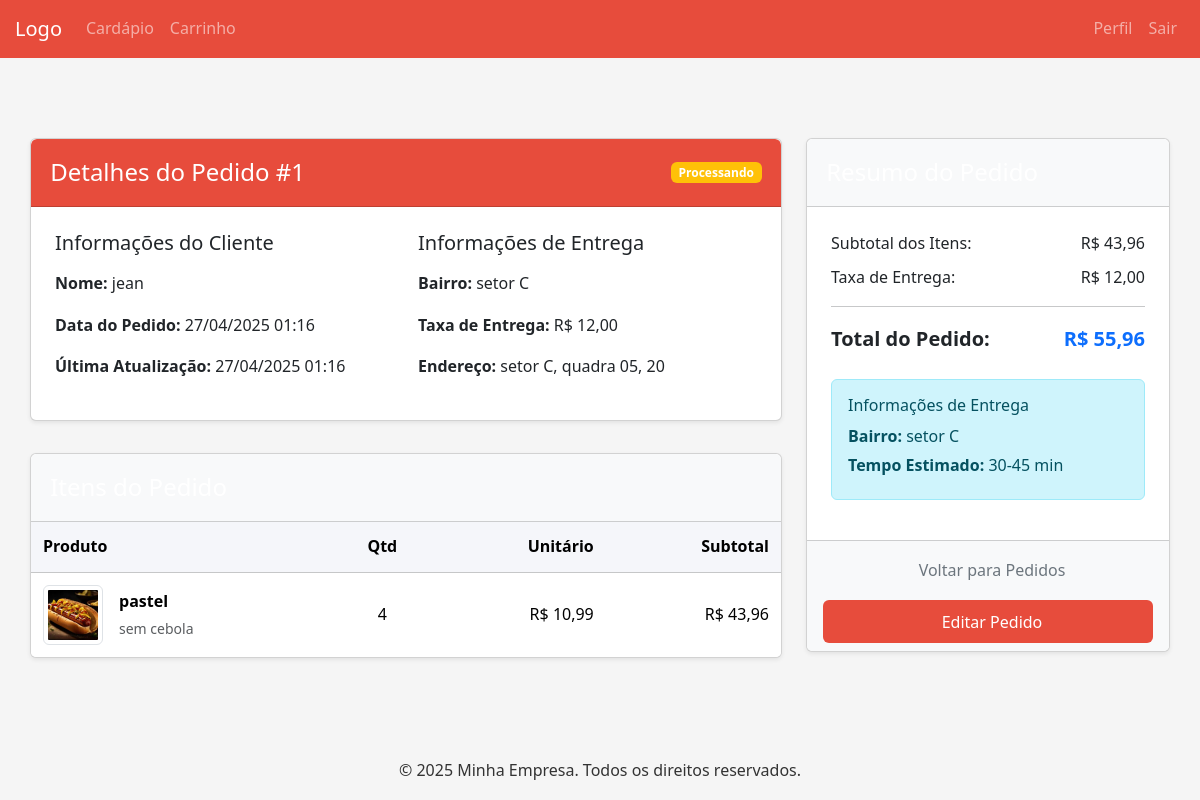
The app's page /pedido/detalhes/1/ (signed in) with its own data.
### pedido/models.py (models this page shows, shortened)
class Pedido(models.Model):
    STATUS_PEDIDO = [
        ('PROCESSANDO', 'Processando'),
        ('ENVIADO', 'Enviado'),
        ('ENTREGUE', 'Entregue'),
        ('CANCELADO', 'Cancelado'),
    ]
    cliente = models.ForeignKey(
        Usuario,
        on_delete=models.CASCADE,
        related_name='pedidos',
        verbose_name="Cliente"
    )
    bairro_entrega = models.ForeignKey(
        Bairro,
        on_delete=models.SET_NULL,
        null=True,
        blank=True,
        verbose_name="Bairro de Entrega"
    )
    endereco_entrega = models.CharField(
        max_length=150,
        verbose_name="Endereço Completo"
    )
    referencia_entrega = models.CharField(
        max_length=100,
        blank=True,
        null=True,
        verbose_name="Ponto de Referência"
    )
    taxa_entrega = models.DecimalField(
        max_digits=6,
        decimal_places=2,
        default=0,
        verbose_name="Taxa de Entrega"
    )
    data_pedido = models.DateTimeField(
        auto_now_add=True,
        verbose_name="Data do Pedido"
    )
    data_atualizacao = models.DateTimeField(
        auto_now=True,
        verbose_name="Última Atualização"
    )
    preco_total = models.DecimalField(
        max_digits=10,
        decimal_places=2,
        default=0,
        verbose_name="Preço Total"
    )
    status = models.CharField(
        max_length=20,
        choices=STATUS_PEDIDO,
        default='PROCESSANDO',
        verbose_name="Status"
    )
    class Meta:
        ordering = ['-data_pedido']
        verbose_name = 'Pedido'
        verbose_name_plural = 'Pedidos'
    def pode_ser_editado(self):
        return self.status == 'PROCESSANDO'
    @property
    def total_final(self):
        return self.preco_total + self.taxa_entrega

class Bairro(models.Model):
    nome = models.CharField(max_length=100, verbose_name="Nome do Bairro")
    taxa = models.DecimalField(
        max_digits=6,
        decimal_places=2,
        verbose_name="Taxa de Entrega"
    )
    tempo = models.CharField(
        max_length=50,
        default="30-45 min",
        verbose_name="Tempo Estimado"
    )
    ativo = models.BooleanField(default=True, verbose_name="Ativo")
    class Meta:
        verbose_name = "Bairro"
        verbose_name_plural = "Bairros"
        ordering = ['nome']

class ItemPedido(models.Model):
    pedido = models.ForeignKey(
        Pedido,
        on_delete=models.CASCADE,
        related_name='itens_pedido',
        verbose_name="Pedido"
    )
    produto = models.ForeignKey(
        Produto,
        on_delete=models.PROTECT,
        verbose_name="Produto"
    )
    quantidade = models.PositiveIntegerField(
        default=1,
        verbose_name="Quantidade"
    )
    preco_unitario = models.DecimalField(
        max_digits=10,
        decimal_places=2,
        verbose_name="Preço Unitário"
    )
    observacoes = models.CharField(
        max_length=100,
        blank=True,
        null=True,
        verbose_name="Observações"
    )
    class Meta:
        verbose_name = 'Item do Pedido'
        verbose_name_plural = 'Itens do Pedido'
    def subtotal(self):
        return self.quantidade * self.preco_unitario

### usuario/models.py (models this page shows, shortened)
class Usuario(AbstractUser):
    TIPOS_CLIENTE = [
        ('CLIENTE', 'Cliente'),
        ('ADMINISTRADOR', 'Administrador'),
    ]
    telefone = models.CharField(_('telefone'), max_length=15, blank=True)
    email = models.EmailField(_('email address'), unique=True)
    nome = models.CharField(_('nome'), max_length=50, blank=True)
    tipo_cliente = models.CharField(
        max_length=20,
        choices=TIPOS_CLIENTE,
        default='CLIENTE',
    )
    imagem = models.ImageField(
        upload_to='usuarios/',
        blank=True,
        null=True,
        verbose_name='Imagem de Perfil',
        validators=[FileExtensionValidator(allowed_extensions=['jpg', 'jpeg', 'png'])],
    )
    USERNAME_FIELD = 'email'
    REQUIRED_FIELDS = []  # Removemos 'username' pois será gerado automaticamente

### produto/models.py (models this page shows, shortened)
class Produto(models.Model):
    nome = models.CharField(max_length=100)
    descricao = models.TextField(blank=True, null=True)
    categorias = models.ManyToManyField(CategoriaProduto, related_name='produtos')
    preco = models.DecimalField(max_digits=10, decimal_places=2)
    imagem = models.ImageField(upload_to='produtos/', blank=True, null=True)
    disponivel = models.BooleanField(default=True)  # Campo para controlar disponibilidade

### pedido/views.py (the view)
# urls.py: path('detalhes/<int:id>/', views.detalhe_pedido, name='detalhe_pedido'),
@login_required
def detalhe_pedido(request, id):
    pedido = get_object_or_404(Pedido, pk=id)
    if not request.user.is_superuser and request.user.pk != pedido.cliente.pk:
        messages.error(request, 'Você não tem permissão para visualizar este pedido.')
        return redirect('listar_pedidos')
    itens = ItemPedido.objects.filter(pedido=pedido).select_related('produto')
    return render(request, 'pedido/detalhe_pedido.html', {
        'pedido': pedido,
        'itens': itens,
        'titulo': f'Pedido #{pedido.id}'
    })

### templates/pedido/detalhe_pedido.html (shortened to what this page needs)
{% extends 'base.html' %}
{% load static %}
{% block content %}
<div class="container mt-4">
    <div class="row">
        <div class="col-lg-8">
            <div class="card mb-4 shadow-sm">
                <div class="card-header bg-primary text-white">
                    <div class="d-flex justify-content-between align-items-center">
                        <h4 class="mb-0">Detalhes do Pedido #{{ pedido.id }}</h4>
                        <span class="badge bg-{% if pedido.status == 'ENTREGUE' %}success{% elif pedido.status == 'CANCELADO' %}danger{% else %}warning{% endif %}">
                            {{ pedido.get_status_display }}
                        </span>
                    </div>
                </div>
                <div class="card-body">
                    <div class="row">
                        <div class="col-md-6">
                            <h5 class="mb-3">Informações do Cliente</h5>
                            <p><strong>Nome:</strong> {{ pedido.cliente.get_full_name|default:pedido.cliente.username }}</p>
                            <p><strong>Data do Pedido:</strong> {{ pedido.data_pedido|date:"d/m/Y H:i" }}</p>
                            <p><strong>Última Atualização:</strong> {{ pedido.data_atualizacao|date:"d/m/Y H:i" }}</p>
                        </div>
                        <div class="col-md-6">
                            <h5 class="mb-3">Informações de Entrega</h5>
                            <p><strong>Bairro:</strong> {{ pedido.bairro_entrega.nome }}</p>
                            <p><strong>Taxa de Entrega:</strong> R$ {{ pedido.taxa_entrega|floatformat:2 }}</p>
                            <p><strong>Endereço:</strong> {{ pedido.endereco_entrega }}</p>
                        </div>
                    </div>
                </div>
            </div>
            <div class="card shadow-sm">
                <div class="card-header bg-light">
                    <h4 class="mb-0">Itens do Pedido</h4>
                </div>
                <div class="card-body p-0">
                    <div class="table-responsive">
                        <table class="table table-hover mb-0">
                            <thead class="table-light">
                                <tr>
                                    <th width="40%">Produto</th>
                                    <th class="text-center">Qtd</th>
                                    <th class="text-end">Unitário</th>
                                    <th class="text-end">Subtotal</th>
                                </tr>
                            </thead>
                            <tbody>
                                {% for item in pedido.itens_pedido.all %}
                                <tr>
                                    <td>
                                        <div class="d-flex align-items-center">
                                            {% if item.produto.imagem %}
                                            <img src="{{ item.produto.imagem.url }}" alt="{{ item.produto.nome }}"
                                                 class="img-thumbnail me-3" style="width: 60px; height: 60px; object-fit: cover;">
                                            {% endif %}
                                            <div>
                                                <strong>{{ item.produto.nome }}</strong>
                                                {% if item.observacoes %}
                                                <div class="text-muted small mt-1">
                                                     {{ item.observacoes|truncatechars:40 }}
                                                </div>
                                                {% endif %}
                                            </div>
                                        </div>
                                    </td>
                                    <td class="text-center">{{ item.quantidade }}</td>
                                    <td class="text-end">R$ {{ item.preco_unitario|floatformat:2 }}</td>
                                    <td class="text-end">R$ {{ item.subtotal|floatformat:2 }}</td>
                                </tr>
                                {% endfor %}
                            </tbody>
                        </table>
                    </div>
                </div>
            </div>
        </div>
        <div class="col-lg-4">
            <div class="card shadow-sm sticky-top" style="top: 20px;">
                <div class="card-header bg-light">
                    <h4 class="mb-0">Resumo do Pedido</h4>
                </div>
                <div class="card-body">
                    <div class="d-flex justify-content-between mb-2">
                        <span>Subtotal dos Itens:</span>
                        <span>R$ {{ pedido.preco_total|floatformat:2 }}</span>
                    </div>
                    <div class="d-flex justify-content-between mb-2">
                        <span>Taxa de Entrega:</span>
                        <span>R$ {{ pedido.taxa_entrega|floatformat:2 }}</span>
                    </div>
                    <hr>
                    <div class="d-flex justify-content-between fw-bold fs-5">
                        <span>Total do Pedido:</span>
                        <span class="text-primary">
                            R$ {{ pedido.total_final|floatformat:2 }}
                        </span>
                    </div>
                    <div class="mt-4">
                        <div class="alert alert-info">
                            <h6 class="alert-heading"> Informações de Entrega</h6>
                            <p class="mb-1"><strong>Bairro:</strong> {{ pedido.bairro_entrega.nome }}</p>
                            <p class="mb-1"><strong>Tempo Estimado:</strong> {{ pedido.bairro_entrega.tempo }}</p>
                        </div>
                    </div>
                </div>
                <div class="card-footer bg-light">
                    <div class="d-grid gap-2">
                        <a href="{% url 'listar_pedidos' %}" class="btn btn-outline-secondary">
                            Voltar para Pedidos
                        </a>
                        {% if request.user.is_superuser and pedido.pode_ser_editado %}
                        <a href="{% url 'edit_pedido' pedido.id %}" class="btn btn-primary">
                            Editar Pedido
                        </a>
                        {% endif %}
                    </div>
                </div>
            </div>
        </div>
    </div>
</div>
{% endblock %}

### static/css/style.css (style rules this page uses)
:root { --primary-color: #e74c3c; --primary-hover: #c0392b; --secondary-color: #2ecc71; --secondary-hover: #27ae60; --danger-color: #d63031; --danger-hover: #b71c1c; --light-color: #f5f6fa; --dark-color: #2f3640; --text-color: #333; --border-radius: 6px; --box-shadow: 0 2px 10px rgba(0, 0, 0, 0.1); --transition: all 0.3s ease; }
* { margin: 0; padding: 0; box-sizing: border-box; }
body { font-family: 'Segoe UI', Tahoma, Geneva, Verdana, sans-serif; background-color: #f5f5f5; color: var(--text-color); line-height: 1.6; }
.container { max-width: 1200px; margin: 0 auto; padding: 0 15px; }
.card { background: white; border-radius: var(--border-radius); box-shadow: var(--box-shadow); overflow: hidden; margin-top: 2rem; }
.card-header { background-color: var(--primary-color); color: white; padding: 1.2rem; }
.card-body { padding: 1.5rem; }
.table { width: 100%; border-collapse: collapse; margin-bottom: 1.5rem; }
.table th { background-color: var(--light-color); padding: 0.75rem; text-align: left; font-weight: 600; }
.table td { padding: 0.75rem; border-bottom: 1px solid #eee; vertical-align: middle; }
.table tr:last-child td { border-bottom: none; }
.btn { display: inline-block; padding: 0.6rem 1.2rem; font-size: 1rem; font-weight: 500; text-align: center; border: none; border-radius: var(--border-radius); cursor: pointer; transition: var(--transition); text-decoration: none; }
.btn-primary { background-color: var(--primary-color); color: white; }

### templates/pedido/detalhe_pedido.html (style rules this page uses)
.card-header { border-radius: 0.375rem 0.375rem 0 0 !important; }
.table th { border-top: none; }
.img-thumbnail { padding: 0.25rem; background-color: #fff; border: 1px solid #dee2e6; border-radius: 0.375rem; max-width: 100%; height: auto; }
.sticky-top { z-index: 10; }

### templates/base.html (style rules this page uses)
.bg-primary { background-color: #e74c3c !important; }
.btn-primary { background-color: #e74c3c; border-color: #e74c3c; }

### records on screen
Pedido: id "1", status "Processando", cliente.get_full_name "jean", data_pedido "27/04/2025 01:16", data_atualizacao "27/04/2025 01:16", bairro_entrega.nome "setor C", taxa_entrega "12,00", endereco_entrega "setor C, quadra 05, 20", preco_total "43,96", total_final "55,96", bairro_entrega.tempo "30-45 min"
ItemPedido: produto.imagem (picture), produto.nome "pastel", observacoes "sem cebola", quantidade "4", preco_unitario "10,99", subtotal "43,96"
